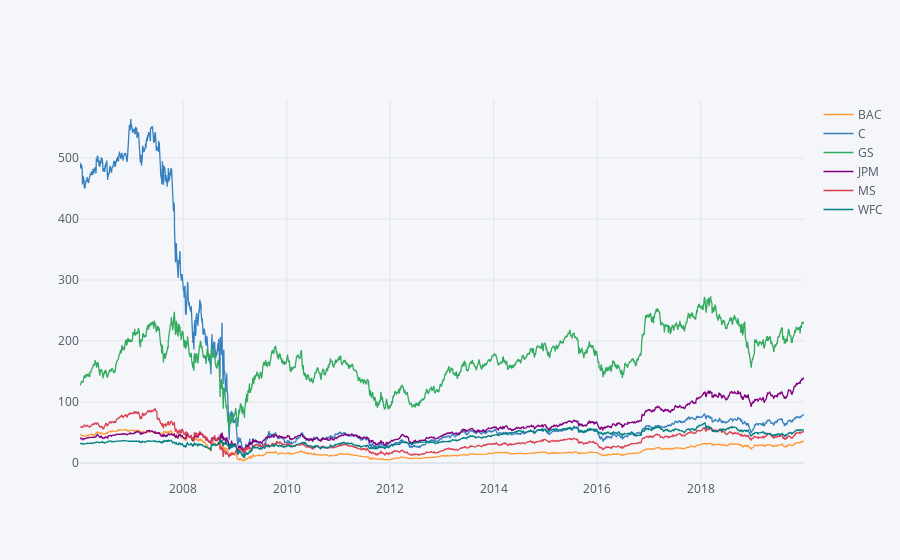

Notebook source saved alongside this figure:
### Code cell
bank_stocks.xs(key = "Close", axis = 1, level = "Stock Info").iplot()

### Figure 1 — Plotly figure (JSON) as saved in the notebook; plotly's stock layout.template omitted (floating-point values rounded to 4 significant figures; data arrays with more than 128 entries replaced by an {"elided": "..."} marker saying what was removed)
{"data": [{"line": {"color": "rgba(255, 153, 51, 1.0)", "dash": "solid", "shape": "linear", "width": 1.3}, "mode": "lines", "name": "BAC", "text": "", "type": "scatter", "x": {"elided": "3523 str values"}, "y": {"elided": "3523 float values"}}, {"line": {"color": "rgba(55, 128, 191, 1.0)", "dash": "solid", "shape": "linear", "width": 1.3}, "mode": "lines", "name": "C", "text": "", "type": "scatter", "x": {"elided": "3523 str values"}, "y": {"elided": "3523 float values"}}, {"line": {"color": "rgba(50, 171, 96, 1.0)", "dash": "solid", "shape": "linear", "width": 1.3}, "mode": "lines", "name": "GS", "text": "", "type": "scatter", "x": {"elided": "3523 str values"}, "y": {"elided": "3523 float values"}}, {"line": {"color": "rgba(128, 0, 128, 1.0)", "dash": "solid", "shape": "linear", "width": 1.3}, "mode": "lines", "name": "JPM", "text": "", "type": "scatter", "x": {"elided": "3523 str values"}, "y": {"elided": "3523 float values"}}, {"line": {"color": "rgba(219, 64, 82, 1.0)", "dash": "solid", "shape": "linear", "width": 1.3}, "mode": "lines", "name": "MS", "text": "", "type": "scatter", "x": {"elided": "3523 str values"}, "y": {"elided": "3523 float values"}}, {"line": {"color": "rgba(0, 128, 128, 1.0)", "dash": "solid", "shape": "linear", "width": 1.3}, "mode": "lines", "name": "WFC", "text": "", "type": "scatter", "x": {"elided": "3523 str values"}, "y": {"elided": "3523 float values"}}], "layout": {"legend": {"bgcolor": "#F5F6F9", "font": {"color": "#4D5663"}}, "paper_bgcolor": "#F5F6F9", "plot_bgcolor": "#F5F6F9", "title": {"font": {"color": "#4D5663"}}, "xaxis": {"gridcolor": "#E1E5ED", "showgrid": true, "tickfont": {"color": "#4D5663"}, "title": {"font": {"color": "#4D5663"}, "text": ""}, "zerolinecolor": "#E1E5ED"}, "yaxis": {"gridcolor": "#E1E5ED", "showgrid": true, "tickfont": {"color": "#4D5663"}, "title": {"font": {"color": "#4D5663"}, "text": ""}, "zerolinecolor": "#E1E5ED"}}}
